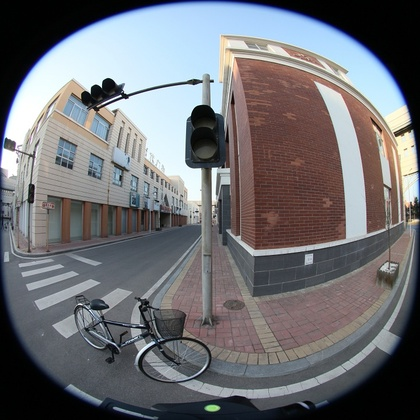
%> input picture matlab/image_distortion/2.jpg, 420 x 420 px, shrunk from 720 x 720 before the run
$ octave method4.m   (GNU Octave 9; MATLAB toolbox functions it lacks are replaced by stand-ins)
%> lines starting %> are read from the running program, lines starting %| are printed output that depends on the picture; in (x1, y1, x2, y2) boxes, pixels count from 0 and x2, y2 are one past the last pixel; in counts of white or black regions, pixels touching at a corner belong together; the program's own positions count from 1
%> further down, A is the input picture: size 420x420x3 uint8; mean R, G, B 111.2, 112, 116.2
### matlab/image_distortion/kuaisusaomiao.m
function [ A,R ] = kuaisusaomiao( A,T )
%> called with T = 40
%扫描线法求圆心和半径
[m,n,k]=size(A);
%> m = 420; n = 420; k = 3
for i=1:m-1
    for j=1:n
        I(i,j)=A(i,j);
        if(I(i,j)>=T)
           I(i+1,j)=A(i+1,j);
           if(I(i+1,j)>=T)
               bottom=j;
               break;
           end
        end
    end
end
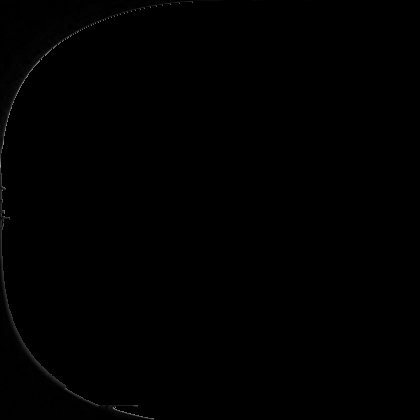
%> I: size 420x420 uint8; min 0, max 158, mean 0.5
%> after the loop, bottom = 154
for i=m:-1:2
    for j=1:n
        I(i,j)= A(i,j);
        if(I(i,j)>=T)
           I(i-1,j)= A(i-1,j);
           if(I(i-1,j)>=T)
               top=i;
               break;
           end
        end
    end
end
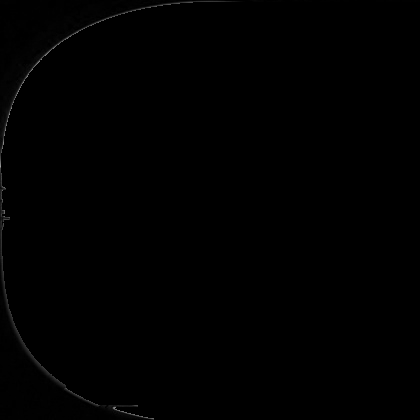
%> I: size 420x420 uint8; 0.23% of pixels changed, all inside (x1, y1, x2, y2) = (2, 1, 420, 420)
%> after the loop, top = 3
for j=1:n-1
    for i=1:m
        I(i,j)=A(i,j);
        if(I(i,j)>=T)
           I(i,j+1)= A(i,j+1);
           if(I(i,j+1)>=T)
               right=j;
               break;
           end
        end
    end
end
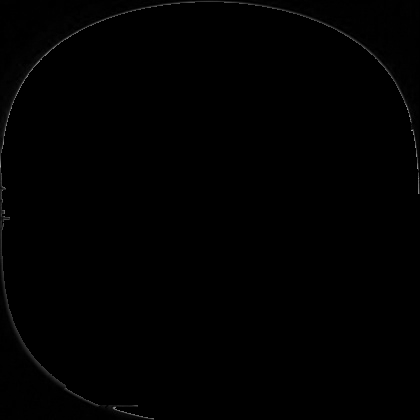
%> I: size 420x420 uint8; 3.26% of pixels changed, all inside (x1, y1, x2, y2) = (193, 2, 420, 194)
%> after the loop, right = 419
for j=n:-1:2
    for i=1:m
        I(i,j)= A(i,j);
        if(I(i,j)>=T)
           I(i,j-1)= A(i,j-1);
           if(I(i,j-1)>=T)
               left=j;
               break;
           end
        end
    end
end
%> I: size 420x420 uint8; 0.07% of pixels changed, all inside (x1, y1, x2, y2) = (419, 2, 420, 168)
%> after the loop, left = 2
R=max(abs((right-left)/2),abs((bottom-top)/2));
%> R = 208.5
A=imcrop(A,[left,top,2*R,2*R]);
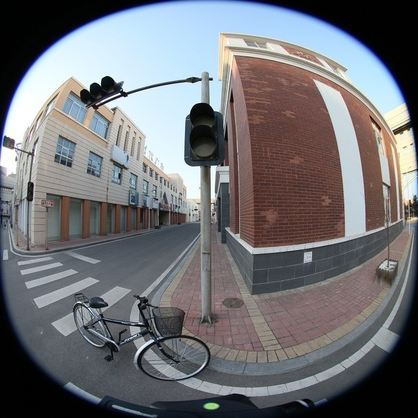
%> A: size 418x418x3 uint8; mean R, G, B 112.3, 113, 117.1


### matlab/image_distortion/method4.m
%% 基于经纬度映射法校正鱼眼图像 反向映射
clear all
clc
close all
A=imread('2.jpg');
[A,R]=kuaisusaomiao(A,40);
%> R = 208.5
[m,n,k]=size(A);
%> m = 418; n = 418; k = 3
for i=1:m*1
    for j=1:n
    %% 首先我们知道的是校正后图像的位置也就是i,j
    %step.1 还原球坐标
    % xx=round(f*sita);
    % yy=round(2*R-f*fai);
     f=R*2/pi;
    sita = j/f;
    fai = (2*R-(i/1))/f;
    %% 还原球坐标系的笛卡尔坐标系的值
    % 由之前坐标系sita 和 fai的定义可知
    y = cos(sita);
    x = sin(sita)*cos(fai);
    %%%%%%%%%%%%%%%%%%%%%%%%%%%%%%%%%%%%%%%%

    %修正算法

    %%%%%%%%%%%%%%%%%%%%%%%%%%%%%%%%%%%%%%%
%     z = R*sin(sita)*sin(fai);
    %现在要知道成像位置的的u和v的值，那么这个值和x,y,x,z之间的关系是什么呢？
    %This step is very important
    u = x*R;
    v = y*R;
    uu = round(u + R);
    vv = round(R-v);

     if(vv<1||uu<1||vv>m||uu>n)
          C(j,i) = 255;
          vv = 1;
            continue;
     end

    %%
         C(j,i)=A(vv,uu,1);

    end
end
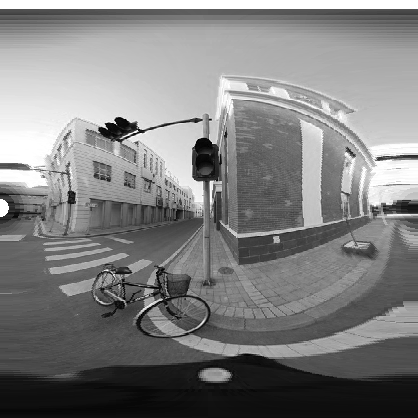
%> C: size 418x418 double; min 0, max 255, mean 127.6

imshow(uint8(C))
% imwrite(C,'method_4_1.jpg');

$ run again, with matlab/image_distortion/3.jpg copied over matlab/image_distortion/2.jpg
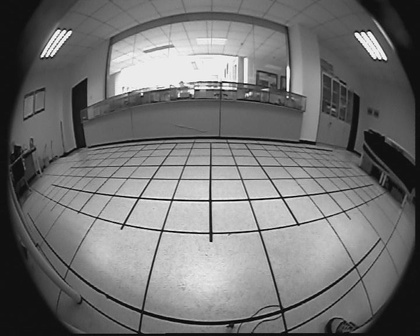
%> input picture matlab/image_distortion/3.jpg, 420 x 336 px, shrunk from 720 x 576 before the run
%> A is the input picture: size 336x420 uint8; min 0, max 255, mean 114.1
%> after the loop in kuaisusaomiao, `for i=1:m-1`: bottom = 76
%> after the loop in kuaisusaomiao, `for i=m:-1:2`: top = 2
%> after the loop in kuaisusaomiao, `for j=1:n-1`:
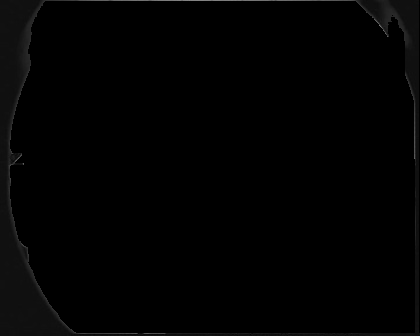
%> I: size 336x420 uint8; min 0, max 135, mean 2.2
%> after the loop in kuaisusaomiao, `for j=1:n-1`: right = 415
%> after the loop in kuaisusaomiao, `for j=n:-1:2`: left = 10
%> in kuaisusaomiao, `R=max(abs((right-left)/2),abs((bottom-top)/2));`: R = 202.5
%> A: size 335x406 uint8
%> after the loop `for i=1:m*1`:
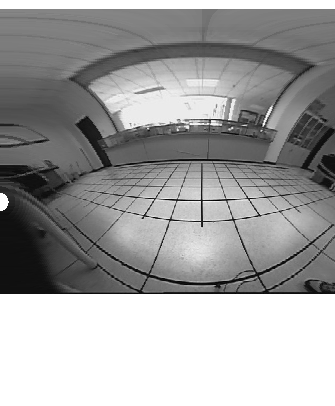
%> C: size 406x335 double; min 0, max 255, mean 159.8
